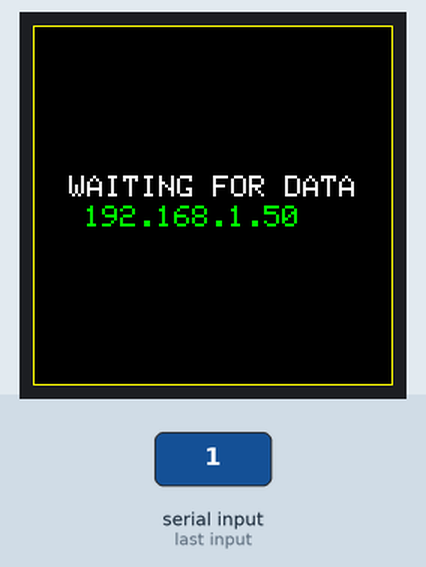
This sketch was run on a simulated ESP32. On the bench: 240×240 colour display. The inputs (shaded band) are chosen by the test bench. WiFi joins after 1.5 s; servers stay silent unless stated; EEPROM starts erased; what the sketch prints to the serial monitor is not drawn.

11.1 s: "SET_WIFI\n" received over Serial
12.6 s: "1\n" received over Serial
Above: at 15.3 s.
15.6 s: "SET_WIFI\n" received over Serial
Timing chart, 0 to 18.6 s (numbered marks = the images above; inputs shaded):
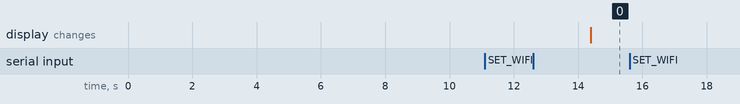

Measured:
- after the input at 11.1 s, every drawn part: stays the same
- after the input at 12.6 s, the display: changes after 1.8 s (image 0)
- after the input at 15.6 s, every drawn part: stays the same

The sketch:

WifiDisplay-wificonfig.ino
```cpp
#include <WiFi.h>
#include <Preferences.h>
#include <TFT_eSPI.h>

#define SCR_WD 240
#define SCR_HT 240

TFT_eSPI lcd = TFT_eSPI();
Preferences preferences;

WiFiServer server(80);  // Create a TCP server on port 80
WiFiClient client;

void setup() {
  Serial.begin(115200);  // Serial communication for debugging

  // Initialize preferences
  preferences.begin("wifi-creds", false);

  // Retrieve stored SSID and password
  String ssid = preferences.getString("ssid", "");
  String password = preferences.getString("password", "");

  // Attempt Wi-Fi connection with stored credentials
  if (ssid.length() > 0) {
    Serial.println("Connecting to stored Wi-Fi...");
    WiFi.begin(ssid.c_str(), password.c_str());
  }

  // Wait for connection
  unsigned long startAttemptTime = millis();
  while (WiFi.status() != WL_CONNECTED && millis() - startAttemptTime < 10000) {
    delay(500);
    Serial.print(".");
  }
  Serial.println();

  if (WiFi.status() != WL_CONNECTED) {
    Serial.println("Failed to connect to Wi-Fi. Enter new credentials:");
    enterNewCredentials();
  } else {
    Serial.println("Connected to Wi-Fi");
    Serial.print("ESP32 IP Address: ");
    Serial.println(WiFi.localIP());
  }

  server.begin();  // Start the TCP server

  lcd.init();
  lcd.setRotation(0);
  lcd.fillScreen(TFT_BLACK);
  lcd.drawRect(0, 0, 240, 240, TFT_YELLOW);
  lcd.setTextColor(TFT_WHITE);
  lcd.setTextSize(2);
  lcd.setCursor(24, 100);
  lcd.println("WAITING FOR DATA");
  lcd.setTextColor(TFT_GREEN);
  lcd.setCursor(34, 120);
  lcd.println(WiFi.localIP());
}

void loop() {
  if (Serial.available() > 0) {
    String command = Serial.readStringUntil('\n');
    command.trim();
    if (command == "SET_WIFI") {
      Serial.println("Enter new Wi-Fi credentials.");
      enterNewCredentials();
    }
  }

  if (!client.connected()) {
    client = server.available();  // Listen for incoming clients
    if (client) {
      Serial.println("Client connected");
      process_bmp();
    }
  }
}

// Function to read new Wi-Fi credentials from serial
void enterNewCredentials() {
  String newSSID;
  String newPassword;

  // Prompt and wait for SSID input
  while (newSSID.length() == 0) {
    Serial.print("Enter SSID: ");
    while (Serial.available() == 0) {
      delay(100);
    }
    newSSID = Serial.readStringUntil('\n');
    newSSID.trim();
  }

  // Prompt and wait for Password input
  while (newPassword.length() == 0) {
    Serial.print("Enter Password: ");
    while (Serial.available() == 0) {
      delay(100);
    }
    newPassword = Serial.readStringUntil('\n');
    newPassword.trim();
  }

  // Save credentials
  preferences.putString("ssid", newSSID);
  preferences.putString("password", newPassword);

  // Attempt to connect with new credentials
  Serial.println("Trying to connect with new credentials...");
  WiFi.disconnect();  // Ensure no lingering connection attempts
  WiFi.begin(newSSID.c_str(), newPassword.c_str());

  unsigned long startAttemptTime = millis();
  while (WiFi.status() != WL_CONNECTED && millis() - startAttemptTime < 10000) {
    delay(500);
    Serial.print(".");
  }
  Serial.println();

  if (WiFi.status() == WL_CONNECTED) {
    Serial.println("Connected to Wi-Fi");
    Serial.print("ESP32 IP Address: ");
    Serial.println(WiFi.localIP());
    updateDisplayWithIP();
  } else {
    Serial.println("Failed to connect with new credentials.");
  }
}

// Function to update display with new IP
void updateDisplayWithIP() {
  lcd.fillScreen(TFT_BLACK);
  lcd.drawRect(0, 0, SCR_WD, SCR_HT, TFT_YELLOW);
  lcd.setTextColor(TFT_WHITE);
  lcd.setTextSize(2);
  lcd.setCursor(24, 100);
  lcd.println("WAITING FOR DATA");
  lcd.setTextColor(TFT_GREEN);
  lcd.setCursor(34, 120);
  lcd.println(WiFi.localIP());
}

// Function to process BMP data from client
void process_bmp() {
  int i = 0, j = 239;
  uint8_t r, g, b;
  int header = 54;
  unsigned long ms;
  char buf[30];

  unsigned long start_time = millis();

  // Read and discard the BMP header (first 54 bytes)
  while (header > 0) {
    while (client.available() > 0 && header > 0) {
      client.read();
      header--;
    }
  }

  // Process pixel data
  while (client.available() > 0) {
    b = client.read();
    g = client.read();
    r = client.read();

    // Draw pixel
    lcd.drawPixel(i, j, lcd.color565(r, g, b));
    i++;
    if (i >= 240) {
      i = 0;
      j--;
      if (j < 0) {
        j = 239;
        snprintf(buf, 30, " Upload time: %d s ", (millis() - start_time) / 1000);
        client.println(buf);  // Sending data back to the client
      }
    }
  }

  // Disconnect client after processing
  client.stop();
  Serial.println("Client disconnected");
}
```
